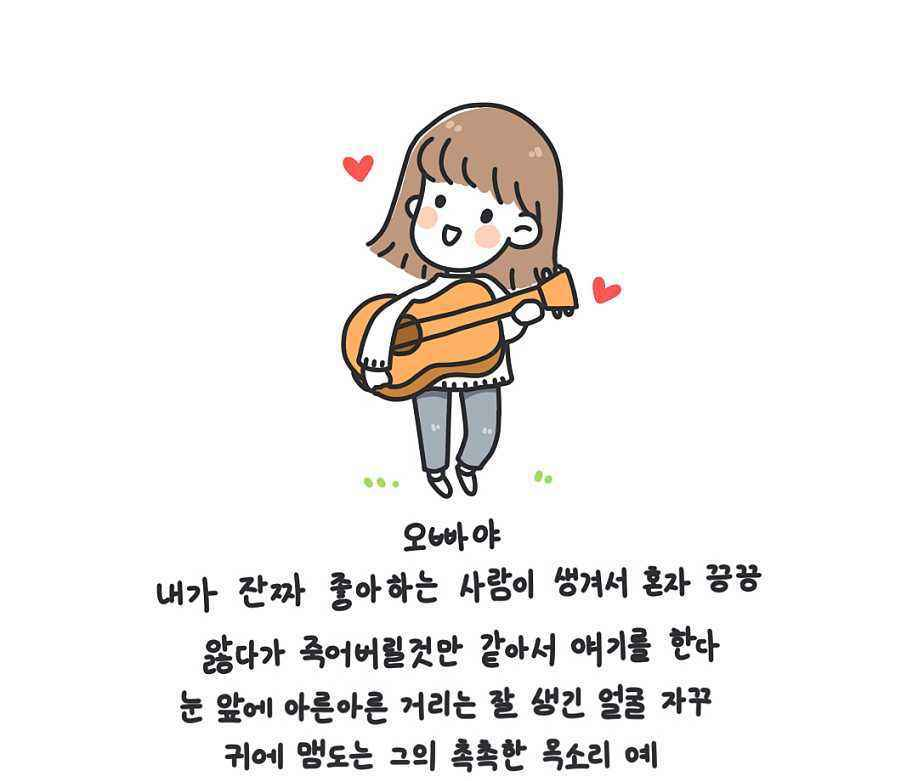
#> input picture korean_1.jpg, 918 x 781 px
$ python -i ocr_from_cell.py   (imports and definitions only)
#> lines starting #> are read from the running program, lines starting #| are printed output that depends on the picture; after the words box and inside, x2 and y2 are one past the last pixel; in counts of white or black regions, pixels touching at a corner belong together
import math

import cv2
import numpy as np
import pytesseract


def crop_to_text(image):
    MAX_COLOR_VAL = 255
    BLOCK_SIZE = 15
    SUBTRACT_FROM_MEAN = -2

    img_bin = cv2.adaptiveThreshold(
        ~image,
        MAX_COLOR_VAL,
        cv2.ADAPTIVE_THRESH_MEAN_C,
        cv2.THRESH_BINARY,
        BLOCK_SIZE,
        SUBTRACT_FROM_MEAN,
    )

    img_h, img_w = image.shape
    horizontal_kernel = cv2.getStructuringElement(cv2.MORPH_RECT, (int(img_w * 0.5), 1))
    vertical_kernel = cv2.getStructuringElement(cv2.MORPH_RECT, (1, int(img_h * 0.7)))
    horizontal_lines = cv2.morphologyEx(img_bin, cv2.MORPH_OPEN, horizontal_kernel)
    vertical_lines = cv2.morphologyEx(img_bin, cv2.MORPH_OPEN, vertical_kernel)
    both = horizontal_lines + vertical_lines
    cleaned = img_bin - both

    # Get rid of little noise.
    kernel = cv2.getStructuringElement(cv2.MORPH_ELLIPSE, (3, 3))
    opened = cv2.morphologyEx(cleaned, cv2.MORPH_OPEN, kernel)
    opened = cv2.dilate(opened, kernel)

    contours, hierarchy = cv2.findContours(
        opened, cv2.RETR_LIST, cv2.CHAIN_APPROX_SIMPLE
    )
    bounding_rects = [cv2.boundingRect(c) for c in contours]
    NUM_PX_COMMA = 6
    MIN_CHAR_AREA = 5 * 9
    char_sized_bounding_rects = [
        (x, y, w, h) for x, y, w, h in bounding_rects if w * h > MIN_CHAR_AREA
    ]
    if char_sized_bounding_rects:
        minx, miny, maxx, maxy = math.inf, math.inf, 0, 0
        for x, y, w, h in char_sized_bounding_rects:
            minx = min(minx, x)
            miny = min(miny, y)
            maxx = max(maxx, x + w)
            maxy = max(maxy, y + h)
        x, y, w, h = minx, miny, maxx - minx, maxy - miny
        cropped = image[y : min(img_h, y + h + NUM_PX_COMMA), x : min(img_w, x + w)]
    else:
        # If we morphed out all of the text, assume an empty image.
        cropped = MAX_COLOR_VAL * np.ones(shape=(20, 100), dtype=np.uint8)
    bordered = cv2.copyMakeBorder(cropped, 5, 5, 5, 5, cv2.BORDER_CONSTANT, None, 255)
    return bordered


def ocr_image(image, config):
    return pytesseract.image_to_string(image, config=config)


def ocr_from_cell(image):
    cropped = crop_to_text(image)
    return ocr_image(cropped, None).rstrip()

>>> import cv2
>>> picture = cv2.imread('../../../korean_1.jpg', cv2.IMREAD_GRAYSCALE)
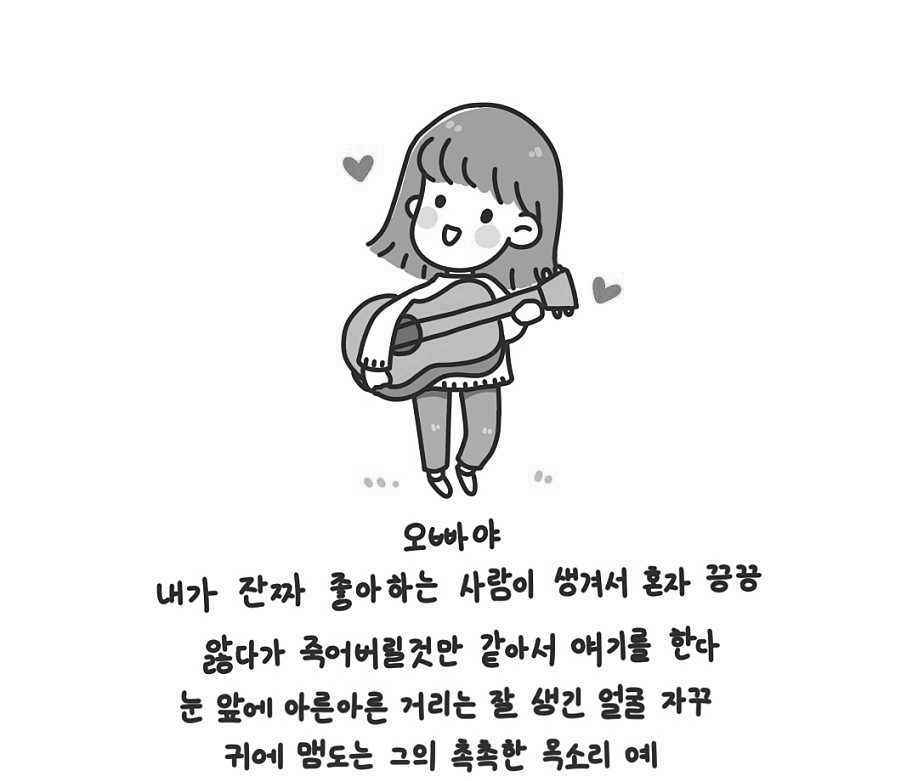
#> picture: shape (781, 918); min 0, max 255, mean 238.6
>>> result = crop_to_text(picture)
#> in crop_to_text, `img_bin = cv2.adaptiveThreshold( ~image, MAX_COLOR_VAL, cv2.ADAPTIVE_T..`:
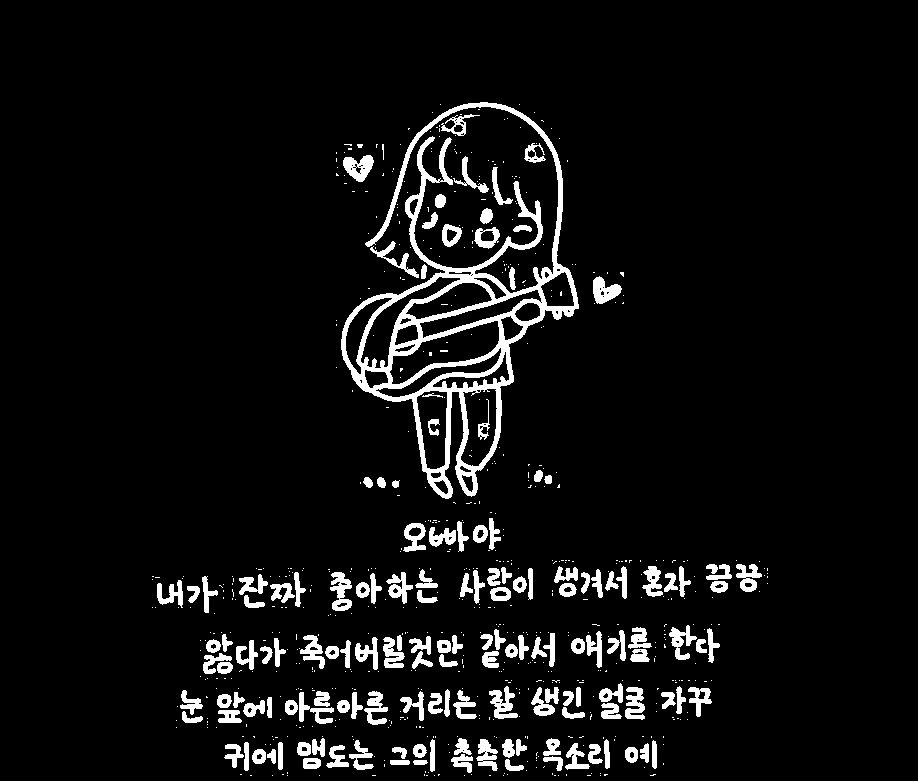
#> img_bin: shape (781, 918); 6.4% white; 719 white regions (564 under 20 px), largest, box (x1, y1, x2, y2) and area: (341, 102, 579, 499) 14877, (343, 155, 374, 182) 502, (330, 572, 352, 611) 499
#> in crop_to_text, `horizontal_lines = cv2.morphologyEx(img_bin, cv2.MORPH_OPEN, horizonta..`: horizontal_lines: shape (781, 918); every value is 0
#> in crop_to_text, `opened = cv2.morphologyEx(cleaned, cv2.MORPH_OPEN, kernel)`:
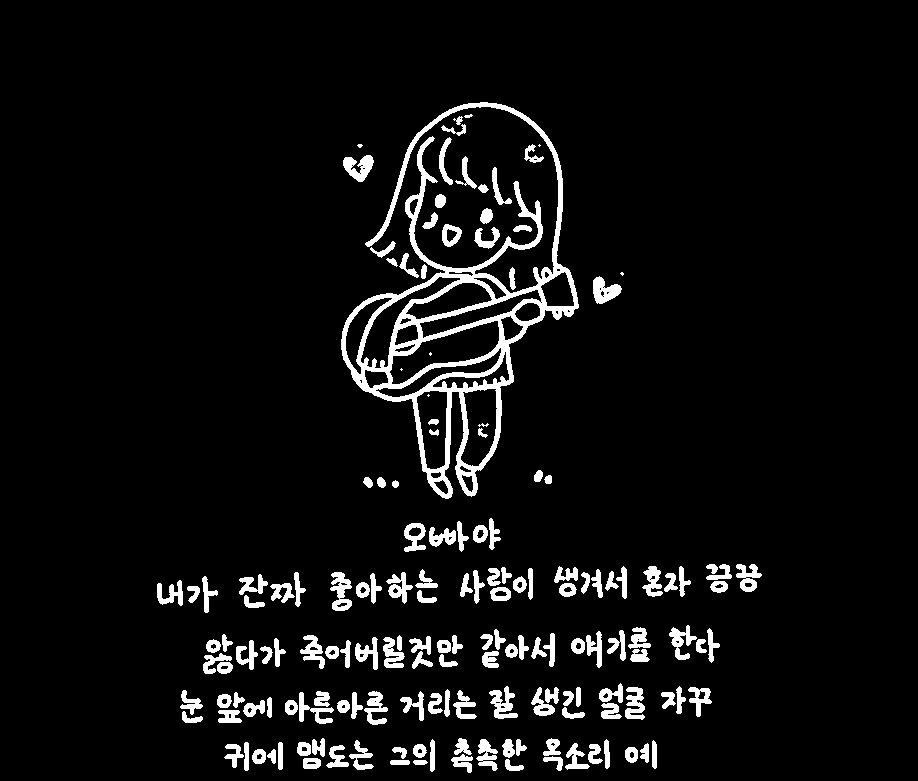
#> opened: shape (781, 918); 6.1% white; 166 white regions (6 under 20 px), largest, box (x1, y1, x2, y2) and area: (341, 102, 579, 499) 14542, (330, 572, 352, 611) 493, (343, 155, 374, 182) 484
#> in crop_to_text, `opened = cv2.dilate(opened, kernel)`:
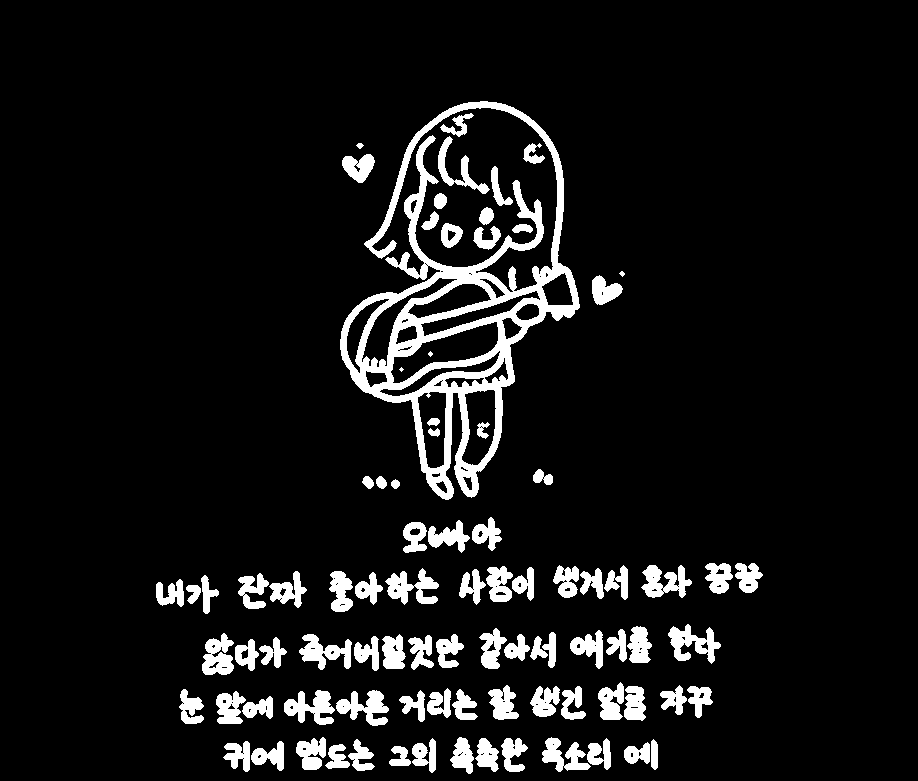
#> opened: shape (781, 918); 8.5% white; 89 white regions (2 under 20 px)
#> in crop_to_text, `contours, hierarchy = cv2.findContours( opened, cv2.RETR_LIST, cv2.CHA..`: contours = 227 contours, 104 with area under 20; largest, box (x1, y1, x2, y2) and area: (340, 101, 580, 500) 33210, (390, 321, 499, 384) 2778, (461, 389, 497, 466) 1927, (417, 391, 447, 469) 1721, (361, 277, 458, 368) 1704
#> in crop_to_text, `bounding_rects = [cv2.boundingRect(c) for c in contours]`: bounding_rects = 227 items, first 6: (353, 758, 3, 3), (242, 757, 3, 3), (576, 755, 3, 3), (257, 754, 5, 5), (480, 753, 4, 3), (464, 753, 3, 3)
#> in crop_to_text, `char_sized_bounding_rects = [ (x, y, w, h) for x, y, w, h in bounding_..`: char_sized_bounding_rects = 125 items, first 6: (389, 746, 22, 20), (325, 744, 25, 25), (624, 742, 26, 22), (251, 741, 33, 30), (223, 741, 27, 31), (651, 739, 7, 31)
#> the loop in crop_to_text, `for x, y, w, h in char_sized_bounding_rects:` made 125 passes
#> (x, y, w, h, minx, miny, maxx, maxy) on passes 1 to 12: (389, 746, 22, 20, 389, 746, 411, 766), (325, 744, 25, 25, 325, 744, 411, 769), (624, 742, 26, 22, 325, 742, 650, 769), (251, 741, 33, 30, 251, 741, 650, 771), (223, 741, 27, 31, 223, 741, 650, 772), (651, 739, 7, 31, 223, 739, 658, 772), (348, 739, 27, 32, 223, 739, 658, 772), (587, 738, 24, 32, 223, 738, 658, 772), (501, 738, 27, 34, 223, 738, 658, 772), (475, 738, 24, 34, 223, 738, 658, 772), (412, 738, 24, 35, 223, 738, 658, 773), (542, 737, 49, 35, 223, 737, 658, 773)
#> in crop_to_text, `x, y, w, h = minx, miny, maxx - minx, maxy - miny`: x = 156; y = 101; w = 607; h = 673
#> in crop_to_text, `cropped = image[y : min(img_h, y + h + NUM_PX_COMMA), x : min(img_w, x..`:
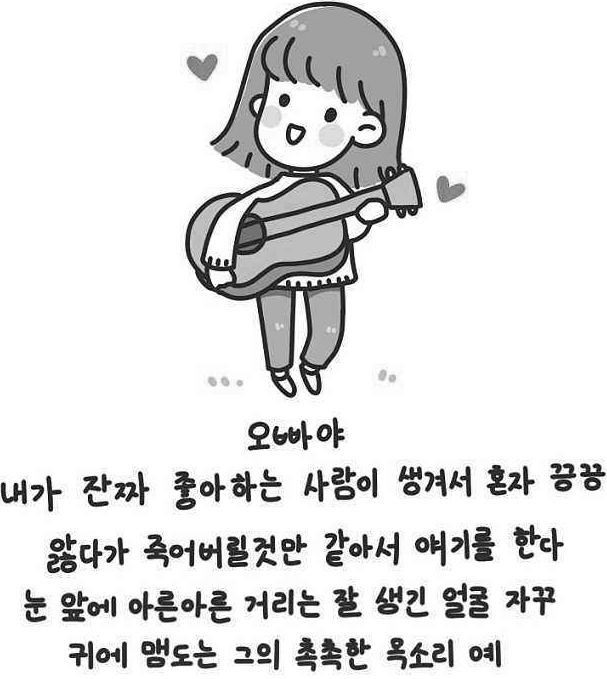
#> cropped: shape (679, 607); min 0, max 255, mean 226.5
#> in crop_to_text, `bordered = cv2.copyMakeBorder(cropped, 5, 5, 5, 5, cv2.BORDER_CONSTANT..`:
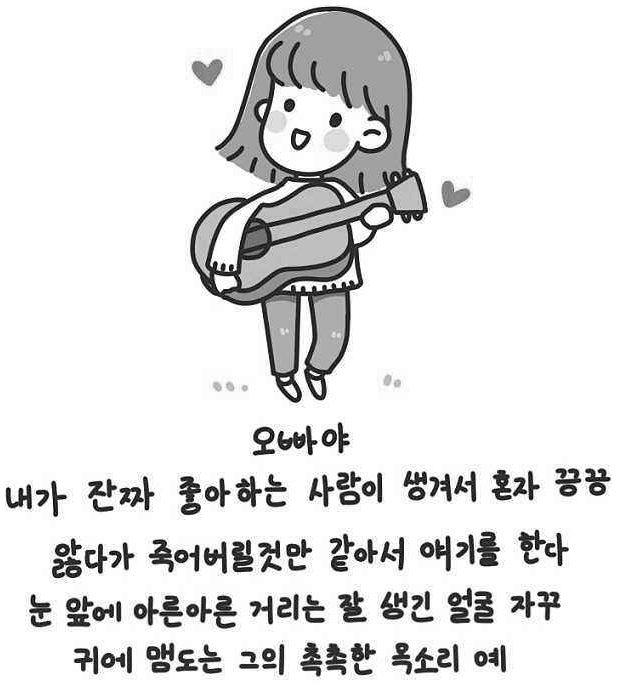
#> bordered: shape (689, 617); min 0, max 255, mean 227.3
